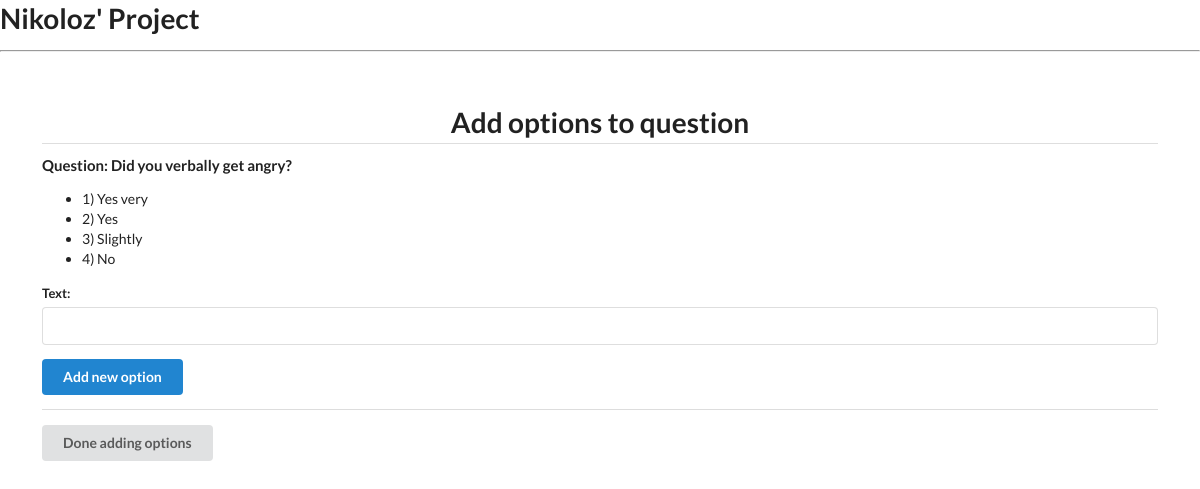
/surveys/1/question/1/option/ (signed in), run on the app's committed database.
### survey/models.py (models this page shows)
class Question(models.Model):
    survey = models.ForeignKey(Survey, on_delete=models.CASCADE)
    prompt = models.CharField(max_length=128)

class Option(models.Model):
    question = models.ForeignKey(Question, on_delete=models.CASCADE)
    text = models.CharField(max_length=128)

### survey/views/survey.py (the view)
@login_required
def option_create(request, survey_pk, question_pk):
    survey = get_object_or_404(Survey, pk=survey_pk, creator=request.user)
    question = Question.objects.get(pk=question_pk)
    if request.method == "POST":
        form = OptionForm(request.POST)
        if form.is_valid():
            option = form.save(commit=False)
            option.question_id = question_pk
            option.save()
    else:
        form = OptionForm()
    options = question.option_set.all()
    return render(
        request,
        "survey/options.html",
        {"survey": survey, "question": question, "options": options, "form": form},
    )

### survey/forms.py
class OptionForm(forms.ModelForm):
    class Meta:
        model = Option
        fields = ["text"]

### survey/templates/survey/options.html (shortened to what this page needs)
{% extends "_base.html" %}
{% block content %}
<div class="ui center aligned basic very padded segment">
    <h1 class="ui header dividing">Add options to question</h1>
    <div class="ui container left aligned">
        <h4 class="ui header">
            Question: {{ question.prompt }}
        </h4>
        <ul>
            {% for option in options %}
            <li>
                {{ forloop.counter }}) {{option.text}}
            </li>
            {% endfor %}
        </ul>
        <form class="ui form {% if form.errors %}error{% endif %}" method="post" novalidate>
            {% for field in form %}
            <div class="field {% if field.errors %}error{% endif %}">
                <label>{{ field.label_tag }}</label>
                {{ field }}
            </div>
            {% endfor %}
            <button type="submit" class="ui primary button">Add new option</button>
        </form>
        {% if options|length > 0 %}
        <div class="ui divider"></div>
        <a href="{% url 'survey-edit' survey.pk %}">
            <div class="ui button">Done adding options</div>
        </a>
        {% endif %}
    </div>
</div>
{% endblock %}

### data on the page
Question: prompt "Did you verbally get angry?"
Option: text "Yes very"
Option: text "Yes"
Option: text "Slightly"
Option: text "No"

### other printed values
{{ field.label_tag }} "Text:"
